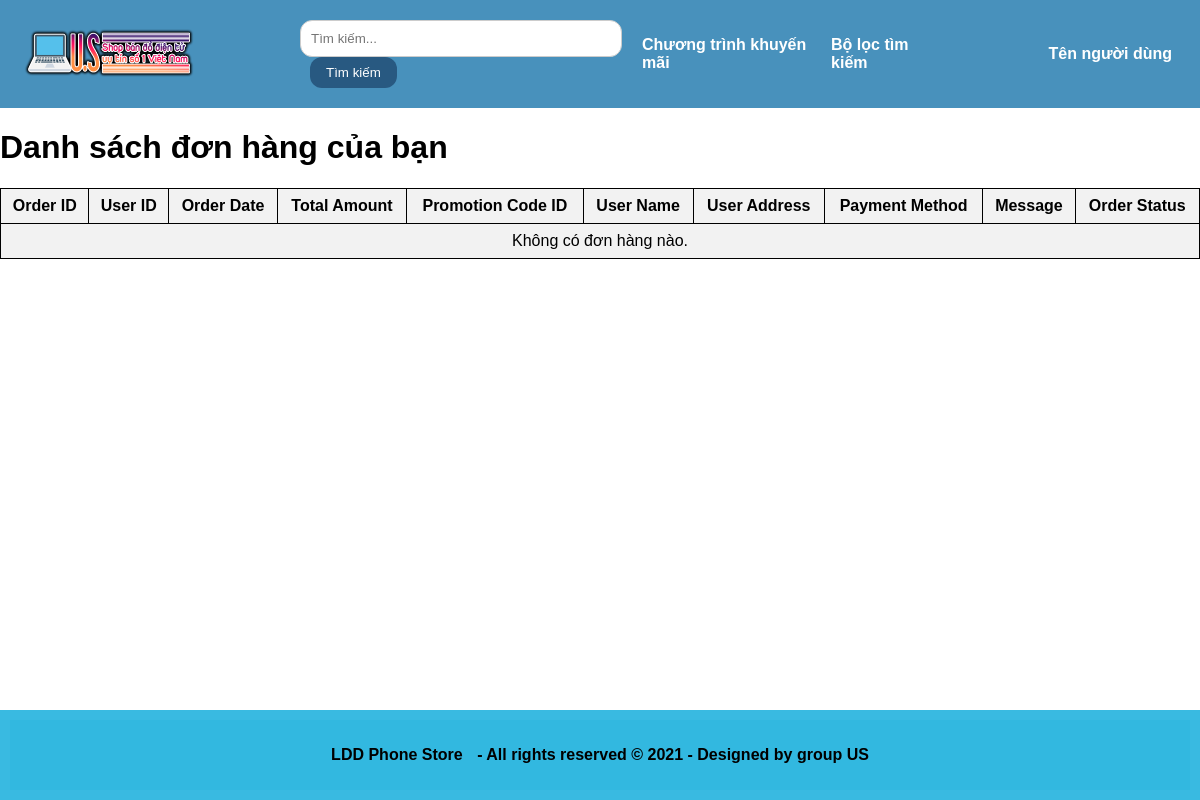
Before: /layout/order-user.php (signed in) with the older database file.
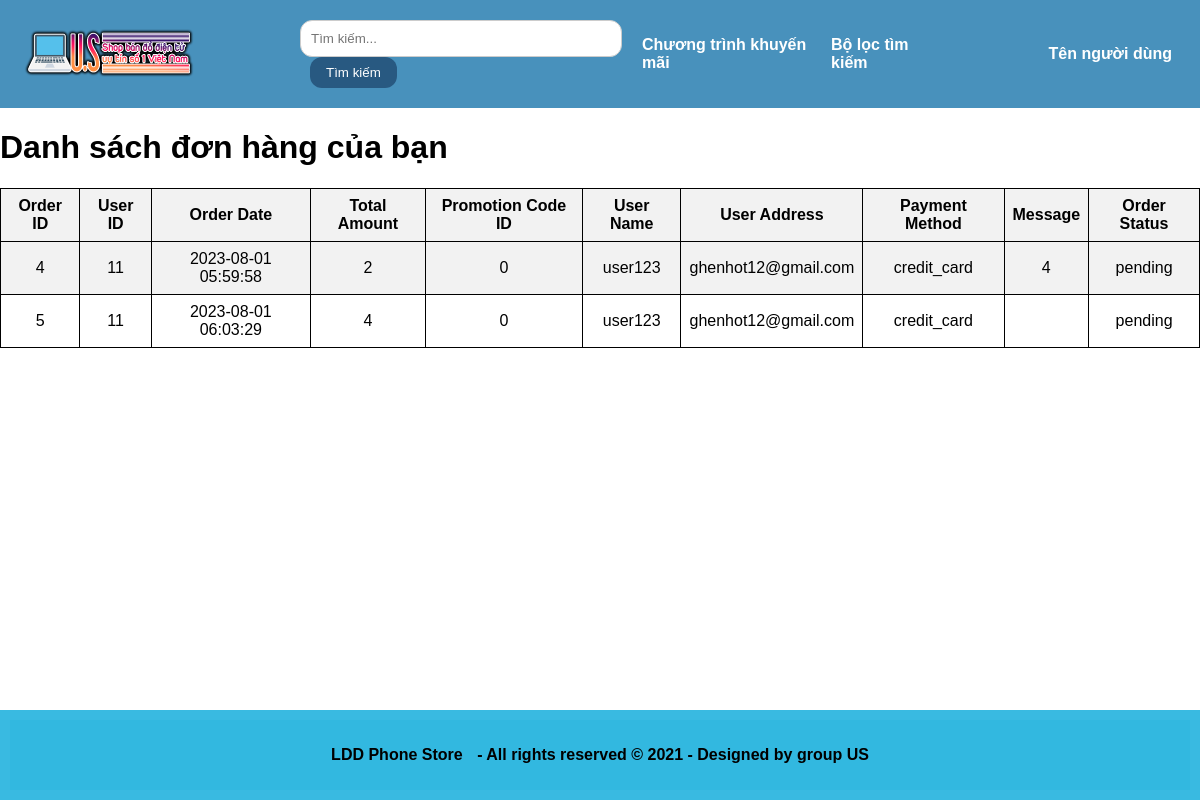
After: the same page with the newer database file.
### tables this page shows
CREATE TABLE `orders` (
  `order_id` int(11) NOT NULL,
  `user_id` int(11) NOT NULL,
  `order_date` datetime NOT NULL,
  `total_amount` decimal(10,0) NOT NULL,
  `promotion_code_id` int(11) DEFAULT NULL,
  `user_name` varchar(100) NOT NULL,
  `user_address` varchar(255) NOT NULL,
  `payment_method` varchar(50) NOT NULL,
  `message` text DEFAULT NULL,
  `order_status` varchar(50) NOT NULL
);

### layout/order-user.php (the view, shortened to what this page needs)
<!DOCTYPE html>
<html>
<head>
</head>
<body>
    <header><?php include 'header.php'; ?></header>
    <main><h1>Danh sách đơn hàng của bạn</h1>
    <table>
        <tr>
            <th>Order ID</th>
            <th>User ID</th>
            <th>Order Date</th>
            <th>Total Amount</th>
            <th>Promotion Code ID</th>
            <th>User Name</th>
            <th>User Address</th>
            <th>Payment Method</th>
            <th>Message</th>
            <th>Order Status</th>
        </tr>
        <?php
        include 'connect.php';
        if (isset($_SESSION['user_id'])) {
            $user_id = $_SESSION['user_id'];
            $sql = "SELECT `order_id`, `user_id`, `order_date`, `total_amount`, `promotion_code_id`, `user_name`, `user_address`, `payment_method`, `message`, `order_status` FROM `orders` WHERE `user_id` = $user_id";
            $result = $conn->query($sql);
        }
        ?>
        <?php
        if ($result && $result->num_rows > 0) {
            while ($row = $result->fetch_assoc()) {
                echo "<tr>";
                echo "<td>" . $row['order_id'] . "</td>";
                echo "<td>" . $row['user_id'] . "</td>";
                echo "<td>" . $row['order_date'] . "</td>";
                echo "<td>" . $row['total_amount'] . "</td>";
                echo "<td>" . $row['promotion_code_id'] . "</td>";
                echo "<td>" . $row['user_name'] . "</td>";
                echo "<td>" . $row['user_address'] . "</td>";
                echo "<td>" . $row['payment_method'] . "</td>";
                echo "<td>" . $row['message'] . "</td>";
                echo "<td>" . $row['order_status'] . "</td>";
                echo "</tr>";
            }
        } else {
            echo "<tr><td colspan='10'>Không có đơn hàng nào.</td></tr>";
        }
        ?>
    </table></main>
    <footer><?php include 'footer.php'; ?></footer>
</body>
</html>

### layout/header.php (shortened to what this page needs)
<!DOCTYPE html>
<html lang="en">
<head>
  <link rel="stylesheet" href="/css/header.css">
</head>
<body>
  <header>
    <a href="/index.php" class="logo"><img src="/img/WebLogo.png" style="width:180px"></a>
    <div class="parent-container">
    <div class="search-bar">
      <form action="/layout/search_laptop.php" method="post">
          <?php
          $search_term = isset($_POST['search_term']) ? $_POST['search_term'] : '';
          ?>
          <input type="text" placeholder="Tìm kiếm..." name="search_term" value="<?php echo htmlspecialchars($search_term); ?>">
          <button type="submit" name="search">Tìm kiếm</button>
      </form>
  </div>
  </div>
  <div class="notifications">
        <a href="/layout/show-notifications.php">Chương trình khuyến mãi</a>
  </div>
  <div class="fiter">
        <a href="/layout/filter.php">Bộ lọc tìm kiếm</a>
  </div>
    <div class="user-info">
    <?php
      if (isset($_SESSION['user_id'])) {
        ?>
        <div class="dropdown">
          <a href="#" class="dropdown-toggle" data-toggle="dropdown" role="button" aria-expanded="false">Tên người dùng <span class="caret"></span></a>
        </div>
        <?php
      } else {
        echo '<button class="auth-btn" onclick="openModal(\'login\')">Đăng nhập</button>';
        echo '<button class="auth-btn" onclick="openModal(\'register\')">Đăng ký</button>';
      }
      ?>
    </div>
  </header>
      <?php include 'login.php'; ?>
      <?php include 'register.php'; ?>
</body>
</html>

### layout/login.php (shortened to what this page needs)
<link rel="stylesheet" href="/css/login.css">

### layout/register.php (shortened to what this page needs)
<link rel="stylesheet"href="/css/register.css">

### layout/footer.php (shortened to what this page needs)
<!DOCTYPE html>
<html lang="en">
<head>
    <link rel="stylesheet" href="/css/footer.css">
</head>
<body >
      <footer><div class="copy-right">
          <p class="footer-index" ><a class="footer-index" href="index.html">LDD Phone Store</a> - All rights reserved © 2021 - Designed by
              <span class="footer-index" >group US</span></p>
      </div></footer>
</body>
</html>

### css/header.css (style rules this page uses)
body { font-family: Arial, sans-serif; margin: auto; padding: 0; }
header { position: -webkit-sticky; position: sticky; top: 0; background-color: #4891bc; padding: 10px; display: flex; align-items: center; justify-content: center; z-index: 9999; }
.logo { margin-right: 100px; }
.parent-container { flex: 1; }
.search-bar { display: flex; align-items: center; }
.search-bar input[type="text"] { width: 300px; padding: 10px; border: 1px solid #ccc; border-radius: 12px; }
.search-bar button { padding: 8px 16px; margin-left: 10px; background-color: #285981; color: #fff; border: none; border-radius: 12px; cursor: pointer; }
.user-info { display: flex; margin-left: 100px; font-weight: bold; }
.user-info li, a { margin-right: 10px; text-decoration: none; color: #ffffff; font-weight: bold; }
.dropdown { position: relative; display: inline-block; }
.notifications { margin-left: 20px; }

### css/footer.css (style rules this page uses)
html, body { margin: 0; padding: 0; height: 100%; }
body { display: flex; flex-direction: column; }
main { flex-grow: 1; }
footer { background-color: #32b8e0f6; padding: 10px; flex-shrink: 0; text-align: center; }
.footer-index { color: black; font-weight: bold; }

### layout/order-user.php (style rules this page uses)
table { border-collapse: collapse; width: 100%; }
th, td { border: 1px solid black; padding: 8px; text-align: center; }
th { background-color: #f2f2f2; }
tr:nth-child(even) { background-color: #f2f2f2; }

Changed rows visible on the page:
added orders: order_id "4", user "11", order_date "2023-08-01 05:59:58", total_amount "2", promotion_code "0", user_name "user123", user_address "ghenhot12@gmail.com", payment_method "credit_card", message "4", order_status "pending"
added orders: order_id "5", user "11", order_date "2023-08-01 06:03:29", total_amount "4", promotion_code "0", user_name "user123", user_address "ghenhot12@gmail.com", payment_method "credit_card", order_status "pending"
Other visible differences:
text no longer shown: "Không có đơn hàng nào."
